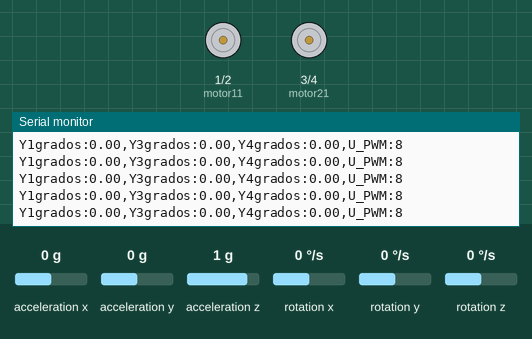
Simulated run of this sketch. Board: ESP32. Parts: motor-driver pin pairs drawn as motors (green arrow = first pin HIGH = forward, orange = second pin HIGH = backward, longer = more drive), the last lines printed to the serial monitor. The inputs (shaded band) are chosen by the test bench; at power-on: acceleration z 1 g, acceleration x 0 g, acceleration y 0 g, rotation x 0 °/s, rotation y 0 °/s, rotation z 0 °/s.

Above: at 1.2 s.
1.3 s: acceleration z set to 0 g
At 1.37 s:
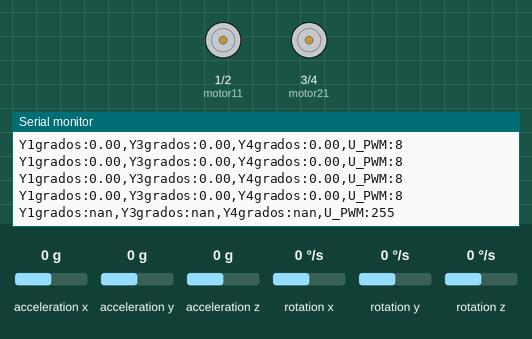
3.2 s: acceleration x set to -1.4 g
At 3.29 s:
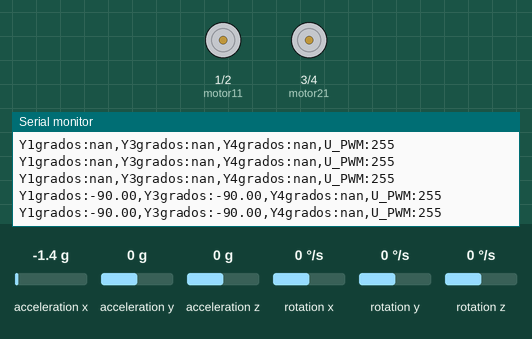

The sketch:

codigo_PID.ino
```cpp
//Librerías:
#include <Wire.h> //Comunicación I2C (giroscopio)
#include <math.h> //Cálculo del ángulo sobre la vertical.
#include <Ticker.h> //Rutinas de interrupción periódicas.
#include <MPU6050.h> //Conexión con el periférico.
#include <I2Cdev.h> //Facilita conexión I2C

Ticker timer; //Rutina de interrupción periódica.
const double T = 0.033; //Muestreo a 30Hz.

//Motores:
int motor11 = 1; //Motor1
int motor12 = 2;
int motor21 = 3; //Motor2
int motor22 = 4;
const int freq = 30; //Frecuncia de PWM.
const int canal1 = 0;
const int canal2 = 1;
const int resol = 8; //8 bits de resolución (0 - 255)

//Acelerómetro:
MPU6050 mpu;
const int MPU = 0X68; //Dirección I2C
// Variables para las lecturas del acelerómetro y giroscopio (raw)
int16_t ax, ay, az, gx, gy, gz;
double AcX, AcY, AcZ, tmp99, GyX, GyY, GyZ; //Variables.
//Parámetros de calibración (Offsets)
const int AcXcal = -5482;
const int AcYcal = -1169;
const int AcZcal = 1676;
const int GyXcal = -54;
const int GyYcal = -36;
const int GyZcal = 19;

//Mediciones del ángulo (Varias opciones):
double ym1 = 0.0; //No filtrada y solo se usa el acelerómetro.
double ym3 = 0.0; //Filtro complementario. (Giroscopio + acelerómetro)
double ym4 = 0.0; //Filtro paso bajo para la acción derivada.

//Valor en grados --> Mejor interpretación.
double ym1_grad = 0.0;
double ym3_grad = 0.0;
double ym3_grad_ant = 0.0;
double ym4_grad = 0.0;

//Parámetros para el control PD.
const double r = 1.0; //Referencia --> U = grados
const double kp = 2.0; // Acción proporcional (P)
const double kd = 0.3; // Acción derivada (D)
double e = 0.0; //Error en la medición actual.
double eo = 0.0; //Error en la medición anterior.
double ed = 0.0; //Error para la derivada.
int u = 0; //Acción de control --> PWM.

//PWM MANUAL:
// Variable global de PWM (-255 a 255)
volatile int pwmValue = 15;

// Frecuencia en Hz
unsigned long pwmFrequency = 30;

//Funciones:
void read_MPU6050(){
  mpu.getMotion6(&ax, &ay, &az, &gx, &gy, &gz);
  //Escalar los valores a RAW en un rango.
  //Acelerometro en rango de - 2g a + 2g
  AcX = ax * (9.81 / 16384.0);
  AcY = ay * (9.81 / 16384.0);
  AcZ = az * (9.81 / 16384.0);
  //Giroscopio en rango de 0 º/s a 250 º/s
  GyY = gy / 131.0;
}

void limitador_pendiente() {
  //Evitar picos en la medición que produzcan gran sobreosciliación.
  //Pensada para trabajar con grados.
  if (ym3_grad > (ym3_grad_ant + 10)) { ym3_grad = ym3_grad_ant + 10;}
  else if (ym3_grad < (ym3_grad_ant -10)) {ym3_grad = ym3_grad_ant - 10;}
}
void get_angle(int Ax, int Ay, int Az, int Gy) {
  //Parámetros filtro complementario:
  //Requisito --> A + B = 1
  double A = 0.95; //Peso del giroscopio.
  double B = 0.05; //Peso del acelerómetro.

  //Parámetros --> Filtro paso bajo:
  double a = 0.9; //a >> mayor filtrado, pero señal más lenta.

  double Gy_rad = GyY * (M_PI / 180.0); //Pasamos a radianes/segundo.
  //Cálculo del pitch (U --> radianes)
  //Solo acelerómetro --> Estable en el tiempo, pero mucho ruido.
  ym1 = atan(Ax / sqrt((Ay*Ay) + (Az*Az)));
  //Acelerómetro + giroscopio --> Estable en el tiempo y poco ruido.
  ym3 = A * (ym1 + (Gy_rad)*T) + B *ym1;
  //Señal ym3 filtrada para la acción derivada.
  //Motivo: La acción derivada amplifica el ruido de medida.
  ym4 = a*ym4 + (1-a)*ym3;

  //Conversión de radianes a grados:
  ym1_grad = ym1 * (180.0 / M_PI);
  ym3_grad = ym3 * (180.0 / M_PI);
  ym4_grad = ym4 * (180.0 / M_PI);

  limitador_pendiente();
  ym3_grad_ant = ym3_grad;
}

void PwmTask(void *pvParameters) {
  while (true) {
    int pwm = constrain(pwmValue, -255, 255);
    int absPwm = abs(pwm);

    unsigned long period = 1000000UL / pwmFrequency;
    unsigned long onTime = (absPwm * period) / 255;
    unsigned long offTime = period - onTime;

    // Dirección
    if (pwm > 0) {
      // Adelante
      digitalWrite(motor11, HIGH);
      digitalWrite(motor12, LOW);
      digitalWrite(motor21, HIGH);
      digitalWrite(motor22, LOW);
    } else if (pwm < 0) {
      // Atrás
      digitalWrite(motor11, LOW);
      digitalWrite(motor12, HIGH);
      digitalWrite(motor21, LOW);
      digitalWrite(motor22, HIGH);
    } else {
      // Detenido
      digitalWrite(motor11, LOW);
      digitalWrite(motor12, LOW);
      digitalWrite(motor21, LOW);
      digitalWrite(motor22, LOW);
    }

    // Señal PWM
    if (pwm != 0) {
      delayMicroseconds(onTime);
      digitalWrite(motor11, LOW);
      digitalWrite(motor12, LOW);
      digitalWrite(motor21, LOW);
      digitalWrite(motor22, LOW);
      delayMicroseconds(offTime);
    } else {
      delayMicroseconds(period);
    }
  }
}

//Objetivo: Todas las acciones de control producen movimiento en las ruedas.
void banda_muerta() {
  if (u < 0){
    u = u - 6;
  }
  else if (u > 0){
    u = u + 6;
  }
}

//Objetivo: Visualización en el Serial Plotter
void ploter_debug() {
  Serial.print("Y1grados:"); //Solo acelerómetro
  Serial.print(ym1_grad);
  Serial.print(",Y3grados:"); //Complementario
  Serial.print(ym3_grad);
  Serial.print(",Y4grados:"); //Complementario + Filtro
  Serial.print(ym4_grad);
  Serial.print(",U_PWM:"); //Acción de control
  Serial.println(u);
}

void bucle_control(){
  //Obtención de la medición.
  read_MPU6050();
  get_angle(AcX, AcY, AcZ, GyY);

  //Obtención del error:
  e = r - ym3_grad; //U --> Grados
  ed = r - ym4_grad;
  //Acción derivada:
  double D = kd / T*(ed - eo);
  u = kp*e + D; //Acción de control.

  //Correción de no linealidades:
  banda_muerta();

  //Saturación en la acción de control:
  if (u > 255) { u = 255;}
  else if (u < -255) { u = -255;}

  //Actualizar el error anterior:
  eo = ed;

  //Atacar los motores:
  pwmValue = u;

  //Visualización de variables (ajuste y calibración):
  ploter_debug();
}

void setup() {
  //Comunicación I2C (sensor).
  Wire.begin();
  Serial.begin(9600); //Comunicación serie (baudios)
  mpu.initialize();
  //Offsets (calibración)
  mpu.setXAccelOffset(AcXcal);
  mpu.setYAccelOffset(AcYcal);
  mpu.setZAccelOffset(AcZcal);
  mpu.setXGyroOffset(GyXcal);
  mpu.setYGyroOffset(GyYcal);
  mpu.setZGyroOffset(GyZcal);

  //Rutina de interrupción periódica.
  timer.attach(T, bucle_control); //Core 0

  //Pines motores
  pinMode(motor11, OUTPUT);
  pinMode(motor12, OUTPUT);
  pinMode(motor21, OUTPUT);
  pinMode(motor22, OUTPUT);
  //PWM en el Core 1 --> Un solo core para el bucle de control.
  xTaskCreatePinnedToCore(
    PwmTask,
    "PWM_Control",
    2048,
    NULL,
    1,
    NULL,
    1  // Core 1
  );
}

void loop() {}
```

Measured:
- after the input at 1.3 s, the serial monitor: prints a new line after 0.05 s (image 1)
- after the input at 3.2 s, the serial monitor: prints a new line at once (image 2)
